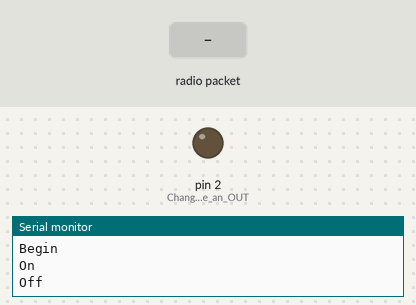
Recording of a sketch running on a simulated Arduino Uno, built with avr-gcc and run on an emulated ATmega328P. Parts: output pins drawn as LEDs (lit = HIGH), the last lines printed to the serial monitor. The inputs (shaded band) are chosen by the test bench. No radio packets arrive unless stated.

Above: at 2.2 s.
2.3 s: radio packet "nrftest" arrives
At 3.2 s:
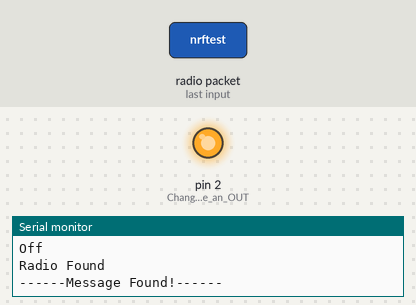
Timing chart, 0 to 13.8 s (numbered marks = the images above; inputs shaded):
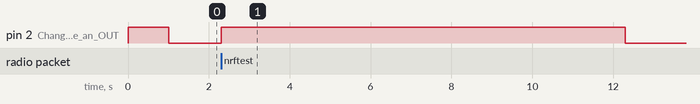

The sketch:

RF_Receiver.ino
```cpp
#include <SPI.h>
#include <nRF24L01.h>
#include <RF24.h>

RF24 radio(7,8); // Define the CE and CSN pins

const byte address[6] = "00001"; // Address of SPI

// Function to Setup the Arduino
void setup() {
  Serial.begin(9600); // Setup Serial Output

  // Begin the Radio Object and Setup
  radio.begin();
  radio.openReadingPipe(0,address);
  radio.setPALevel(RF24_PA_MAX); // Could be RF24_PA_Min
  radio.setDataRate(RF24_250KBPS); // May not be necessary
  radio.startListening();

  pinMode(2, OUTPUT);       // Change Pin 2 to be an OUTPUT GPIO Pin
  Serial.println("Begin");  // Communicate that Program has been setup
  digitalWrite(2, 1);       // Test the LED
  Serial.println("On");
  delay(1000);              // Leave on for one second
  digitalWrite(2, 0);       // Turn the LED back off
  Serial.println("Off");
} // setup()

// Loop to be done indefintely
void loop() {
  char text[32] = "";

  // If the program can find a radio, it will enter the following loop
  if (radio.available()) {
    Serial.println("Radio Found"); // Communicate to the user that it is connected
    radio.read(&text, sizeof(text)); // Read the data sent
    String transData = String(text); // Convert to string
    //Serial.print(text); // Print the Text

    // Logic to turn LED on
    if (transData == "nrftest") {
      Serial.print("------Message Found!------");
        // Toggle the LED for one second
        digitalWrite(2, 1);
        delay(10000);
        digitalWrite(2, 0);
      } // if
      delay(500); // Delay half a second and repeat
  } // if
} // loop()
```

Measured:
- after the input at 2.3 s, pin 2 (Change_Pin_2_to_be_an_OUT): LOW → HIGH at once, → LOW 10.0 s later
